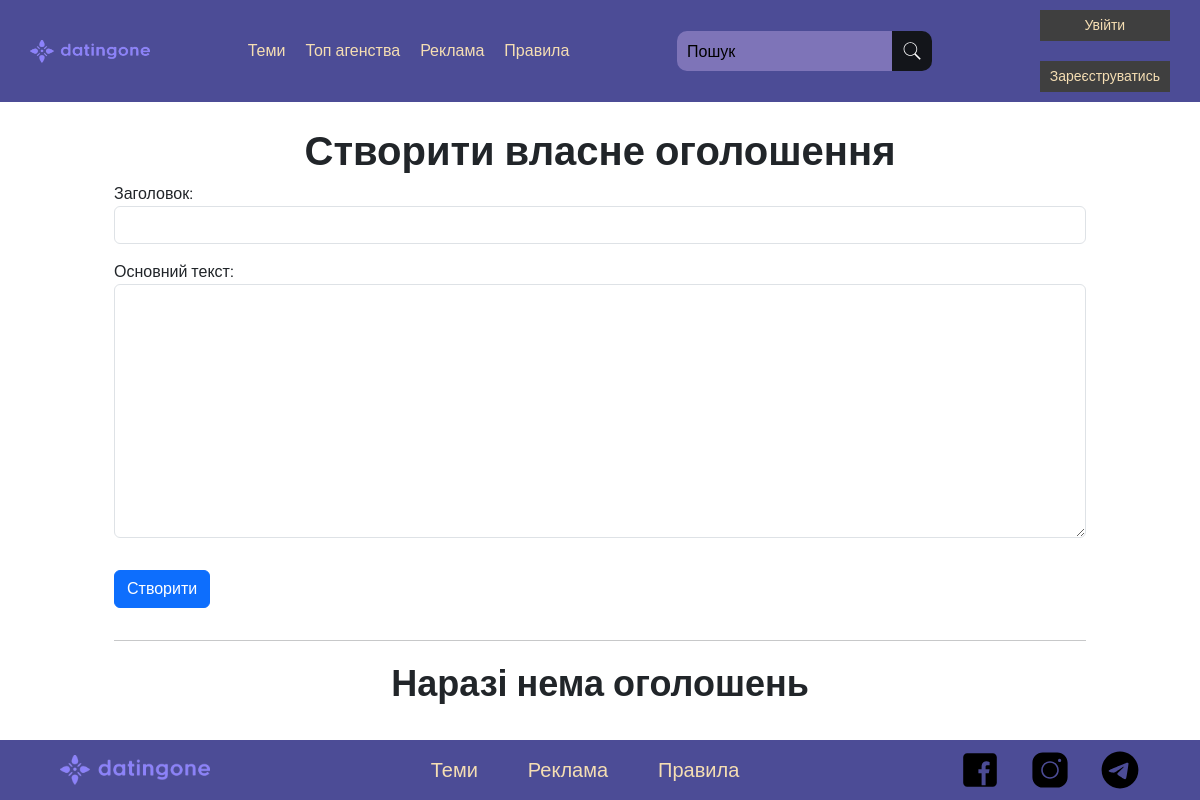
Before: /specific_theme_page/Prime Date/ with the older database file.
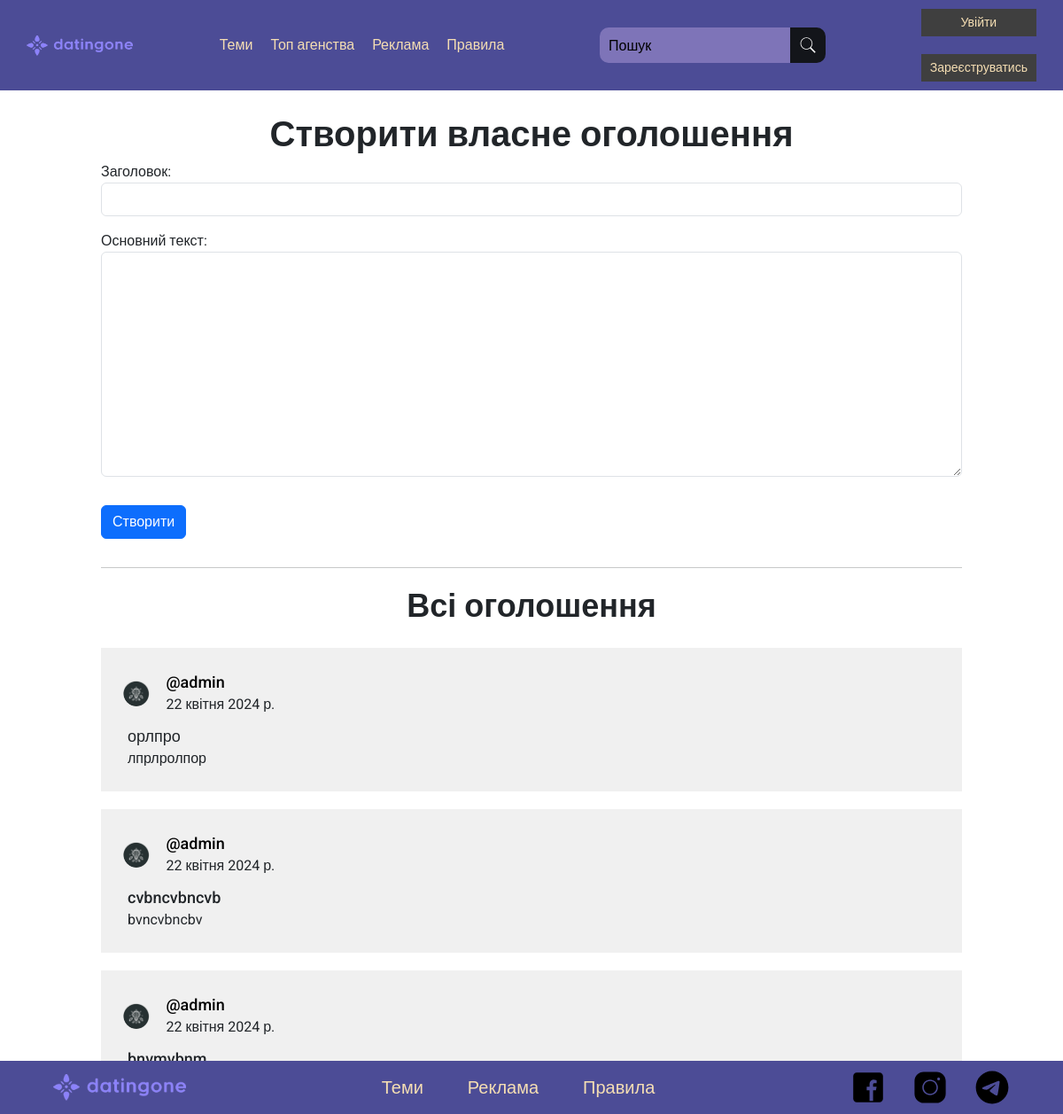
After: the same page with the newer database file.
### forum_pages/models.py (models this page shows, shortened)
class BaseTheme(models.Model):
    assoc = models.CharField(max_length=100, null=True)
    user = models.ForeignKey(User, on_delete=models.CASCADE)
    title = models.CharField('Заголовок', max_length=100)
    text = models.TextField('Основний текст')
    created = models.DateField(auto_now_add=True)

class User(AbstractUser):
    username = models.CharField(max_length=100,
                                null=True,
                                unique=True,
                                verbose_name='Ваш нікнейм')
    email = models.EmailField(null=True,
                              unique=True,
                              verbose_name='Ваш E-mail')
    telegram = models.CharField(max_length=200,
                                null=True,
                                blank=True,
                                verbose_name='Ваш телеграм нікнейм')
    is_show_telegram = models.BooleanField(default=True,
                                           verbose_name='Показувати телеграм')
    avatar = models.ImageField(null=True,
                               default='avatars/default_avatar.png',
                               upload_to='avatars',
                               verbose_name='Фото профілю')
    is_blocked = models.BooleanField(default=False, blank=True)
    ban_reason = models.TextField(null=True, blank=True)
    REQUIRED_FIELDS = []

### forum_pages/views/_read.py (the view)
# urls.py: path('specific_theme_page/<str:assoc>/', views.specific_theme_page, name='specific_theme_page'),
def specific_theme_page(request, assoc):
    form = BaseThemeForm()
    themes = BaseTheme.objects.filter(assoc=assoc)
    context = {
        'themes': themes,
        'form': form,
        'assoc': assoc
    }
    return render(request, 'specific_theme_page.html', context)

### forum_pages/forms.py
class BaseThemeForm(ModelForm):
    class Meta:
        model = BaseTheme
        fields = ['title', 'text']
    def __init__(self, *args, **kwargs):
        super(BaseThemeForm, self).__init__(*args, **kwargs)
        for _, field in self.fields.items():
            field.widget.attrs['class'] = 'form-control w-100'

### templates/forum_pages/specific_theme_page.html (shortened to what this page needs)
{% extends 'base.html' %}
{% load static %}
{% block style %}
<link rel="stylesheet" href="{% static 'forum_pages/css/specific.min.css' %}">
<link rel="stylesheet" href="{% static 'forum_pages/css/specificmedia.min.css' %}">
{% endblock %}
{% block content %}
<div class="container">
    <div class="container">
        <div class="text-center fw-bold fs-1">Створити власне оголошення</div>
        <form action="{% url 'create-specific-theme' assoc %}" method="POST">
            {{ form.as_p }}
            <input type="submit" value="Створити" class="btn btn-primary mt-3 mb-3">
        </form>
        <hr>
        <div class="specific__main">
            {% if themes %}
                <div class="specific__main__title">Всі оголошення</div>
            {% else %}
                <div class="specific__main__title">Наразі нема оголошень</div>
            {% endif %}
            {% for theme in themes %}
                <div class="specific__theme-item">
                    <div class="specific__theme-item-interface">
                        <img src="{{theme.user.avatar.url}}" alt="" width="50" class="specific__theme-item-logo">
                        <div class="specific__theme-item-data">
                            <a href="{% url 'user-profile' theme.user.username %}" class="specific__theme-item-name">@{{theme.user.username}}</a>
                            <div class="specific__theme-item-time">{{theme.created}}</div>
                        </div>
                    </div>
                    <div class="specific__theme-item-textWrapper">
                        <div class="specific__theme-item-title">{{theme.title}}</div>
                        <div class="specific__theme-item-text">{{theme.text}}</div>
                    </div>
                </div>
            {% endfor %}
        </div>
    </div>
</div>
{% endblock %}

Changed rows visible on the page:
added BaseTheme: user.avatar (picture), user.username "admin", created "22 квітня 2024 р.", title "орлпро", text "лпрлролпор"
added BaseTheme: user.avatar (picture), user.username "admin", created "22 квітня 2024 р.", title "cvbncvbncvb", text "bvncvbncbv"
added BaseTheme: user.avatar (picture), user.username "admin", created "22 квітня 2024 р.", title "bnvmvbnm"
Other visible differences:
text no longer shown: "Наразі нема оголошень"
text now shown: "Всі оголошення"
